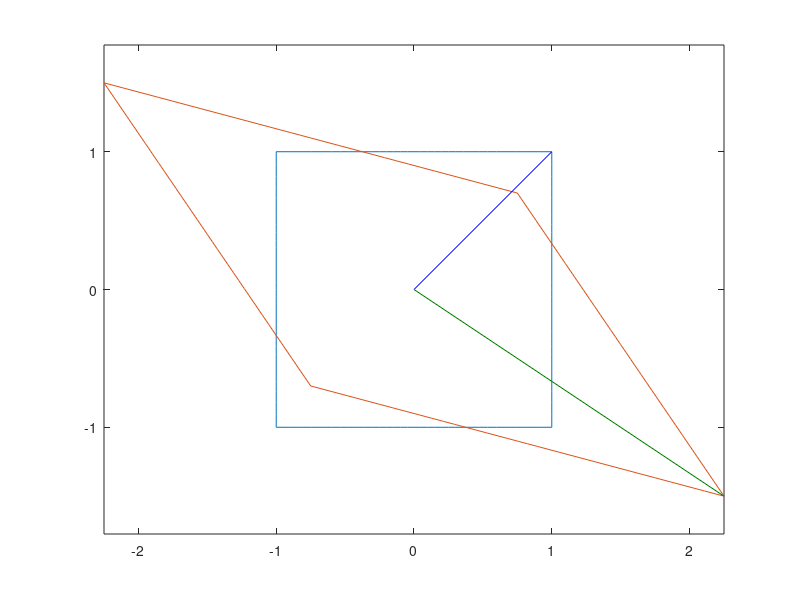

Recreate this plot in MATLAB.
% MIT 18.335 - Lecture 2 MATLAB Demo 2
% Demonstrate induced matrix norms
% Per-Olof Persson, September 10, 2007

n=128;
phi=2*pi*(0:n)'/n;

% 2-norm

x=cos(phi); y=sin(phi);
plot(x,y),axis equal
pause

A=[1.5,.75; -.4,-1.1];

x1=A(1,1)*x+A(1,2)*y;
y1=A(2,1)*x+A(2,2)*y;

plot(x,y,x1,y1),axis equal
pause

[U,S,V]=svd(A);
line([0,V(1,1)],[0,V(2,1)],'color','b');
pause
line(S(1,1)*[0,U(1,1)],S(1,1)*[0,U(2,1)],'color',[0,.5,0]);
pause

S(1,1)
norm(A,2)
pause

% 1-norm

x=cos(phi); y=sin(phi);
l=abs(x)+abs(y);
x=x./l; y=y./l;

plot(x,y),axis equal
pause

x1=A(1,1)*x+A(1,2)*y;
y1=A(2,1)*x+A(2,2)*y;

plot(x,y,x1,y1),axis equal
pause

[maxval,ix]=max(abs(x1)+abs(y1));

[x(ix),y(ix)]
[x1(ix),y1(ix)]
pause

line([0,x(ix)],[0,y(ix)],'color','b');
pause
line([0,x1(ix)],[0,y1(ix)],'color',[0,.5,0]);
pause

maxval
norm(A,1)
pause

% inf-norm

x=cos(phi); y=sin(phi);
l=max(abs(x),abs(y));
x=x./l; y=y./l;

plot(x,y),axis equal
pause

x1=A(1,1)*x+A(1,2)*y;
y1=A(2,1)*x+A(2,2)*y;

plot(x,y,x1,y1),axis equal
pause

[maxval,ix]=max(max(abs(x1),abs(y1)));

[x(ix),y(ix)]
[x1(ix),y1(ix)]
pause

line([0,x(ix)],[0,y(ix)],'color','b');
pause
line([0,x1(ix)],[0,y1(ix)],'color',[0,.5,0]);
pause

maxval
norm(A,inf)
pause
